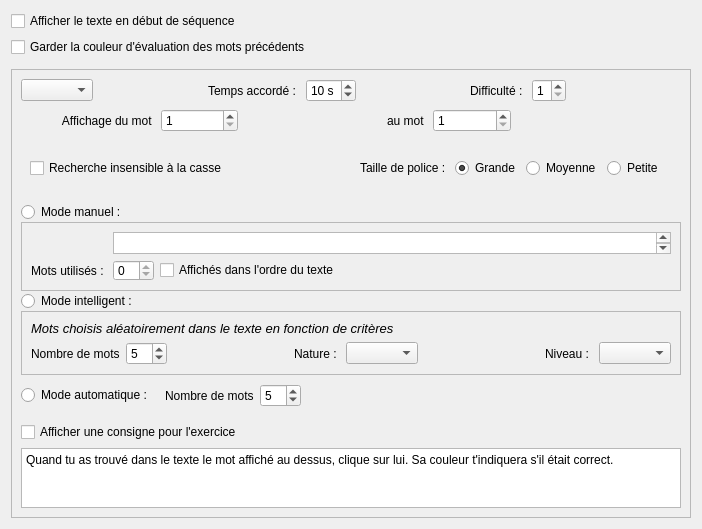
         <widget class="QWidget" name="RRscrollAreaWidgetContents">
          <property name="geometry">
           <rect>
            <x>0</x>
            <y>0</y>
            <width>702</width>
            <height>529</height>
           </rect>
          </property>
          <layout class="QGridLayout" name="gridLayout_29">
           <item row="0" column="0">
            <layout class="QGridLayout" name="gridLayout_10">
             <item row="1" column="0">
              <widget class="QCheckBox" name="RRchbGarderCouleurMotsPasses">
               <property name="toolTip">
                <string>Indique d'une couleur si les mots précédents ont été trouvés</string>
               </property>
               <property name="text">
                <string>Garder la couleur d'évaluation des mots précédents</string>
               </property>
              </widget>
             </item>
             <item row="1" column="3">
              <widget class="AbulEduFlatBoutonV1" name="RRbtnAjouterExercice" native="true">
               <property name="toolTip">
                <string>Permet l'édition d'un nouvel exercice de type Recherche rapide</string>
               </property>
               <property name="text" stdset="0">
                <string>Ajouter un exercice</string>
               </property>
              </widget>
             </item>
             <item row="1" column="1">
              <spacer name="RRhsAjouterExercice">
               <property name="orientation">
                <enum>Qt::Horizontal</enum>
               </property>
               <property name="sizeType">
                <enum>QSizePolicy::Preferred</enum>
               </property>
               <property name="sizeHint" stdset="0">
                <size>
                 <width>40</width>
                 <height>20</height>
                </size>
               </property>
              </spacer>
             </item>
             <item row="0" column="0">
              <widget class="QCheckBox" name="RRchbAfficherTexte">
               <property name="text">
                <string>Afficher le texte en début de séquence</string>
               </property>
              </widget>
             </item>
             <item row="1" column="2">
              <spacer name="horizontalSpacer_51">
               <property name="orientation">
                <enum>Qt::Horizontal</enum>
               </property>
               <property name="sizeHint" stdset="0">
                <size>
                 <width>40</width>
                 <height>20</height>
                </size>
               </property>
              </spacer>
             </item>
             <item row="2" column="0" colspan="3">
              <widget class="AbulEduInstructionV1" name="RRabeInstruction" native="true">
               <property name="minimumSize">
                <size>
                 <width>0</width>
                 <height>0</height>
                </size>
               </property>
              </widget>
             </item>
            </layout>
           </item>
           <item row="1" column="0">
            <widget class="QFrame" name="RRfrParametresExercice">
             <property name="frameShape">
              <enum>QFrame::StyledPanel</enum>
             </property>
             <property name="frameShadow">
              <enum>QFrame::Raised</enum>
             </property>
             <layout class="QVBoxLayout" name="verticalLayout_12">
              <item>
               <layout class="QGridLayout" name="gridLayout_39">
                <item row="0" column="0">
                 <widget class="QComboBox" name="RRcbNumeroExercice"/>
                </item>
                <item row="0" column="2">
                 <widget class="QLabel" name="RRlblTempsAccorde">
                  <property name="text">
                   <string>Temps accordé : </string>
                  </property>
                 </widget>
                </item>
                <item row="0" column="3">
                 <widget class="QSpinBox" name="RRsbTempsAccorde">
                  <property name="suffix">
                   <string> s</string>
                  </property>
                  <property name="minimum">
                   <number>1</number>
                  </property>
                  <property name="maximum">
                   <number>20</number>
                  </property>
                  <property name="value">
                   <number>10</number>
                  </property>
                 </widget>
                </item>
                <item row="0" column="5">
                 <widget class="QLabel" name="RRlblDifficulte">
                  <property name="text">
                   <string>Difficulté : </string>
                  </property>
                 </widget>
                </item>
                <item row="0" column="6">
                 <widget class="QSpinBox" name="RRsbDifficulte">
                  <property name="toolTip">
                   <string>de 1 (très facile) à 5 (très difficile)</string>
                  </property>
                  <property name="minimum">
                   <number>1</number>
                  </property>
                  <property name="maximum">
                   <number>5</number>
                  </property>
                 </widget>
                </item>
                <item row="0" column="8">
                 <widget class="AbulEduFlatBoutonV1" name="RRbtnDeleteCurrentExercise" native="true">
                  <property name="text" stdset="0">
                   <string>Supprimer cet exercice</string>
                  </property>
                 </widget>
                </item>
                <item row="0" column="1">
                 <spacer name="horizontalSpacer_15">
                  <property name="orientation">
                   <enum>Qt::Horizontal</enum>
                  </property>
                  <property name="sizeHint" stdset="0">
                   <size>
                    <width>40</width>
                    <height>20</height>
                   </size>
                  </property>
                 </spacer>
                </item>
                <item row="0" column="4">
                 <spacer name="horizontalSpacer_26">
                  <property name="orientation">
                   <enum>Qt::Horizontal</enum>
                  </property>
                  <property name="sizeHint" stdset="0">
                   <size>
                    <width>40</width>
                    <height>20</height>
                   </size>
                  </property>
                 </spacer>
                </item>
                <item row="0" column="7">
                 <spacer name="horizontalSpacer_27">
                  <property name="orientation">
                   <enum>Qt::Horizontal</enum>
                  </property>
                  <property name="sizeHint" stdset="0">
                   <size>
                    <width>40</width>
                    <height>20</height>
                   </size>
                  </property>
                 </spacer>
                </item>
               </layout>
              </item>
              <item>
               <layout class="QHBoxLayout" name="horizontalLayout">
                <item>
                 <spacer name="horizontalSpacer_22">
                  <property name="orientation">
                   <enum>Qt::Horizontal</enum>
                  </property>
                  <property name="sizeType">
                   <enum>QSizePolicy::Preferred</enum>
                  </property>
                  <property name="sizeHint" stdset="0">
                   <size>
                    <width>40</width>
                    <height>20</height>
                   </size>
                  </property>
                 </spacer>
                </item>
                <item>
                 <widget class="QLabel" name="label">
                  <property name="text">
                   <string>Affichage du mot </string>
                  </property>
                  <property name="alignment">
                   <set>Qt::AlignRight|Qt::AlignTrailing|Qt::AlignVCenter</set>
                  </property>
                 </widget>
                </item>
                <item>
                 <widget class="QSpinBox" name="RRsbMotDebut">
                  <property name="maximumSize">
                   <size>
                    <width>80</width>
                    <height>16777215</height>
                   </size>
                  </property>
                  <property name="accelerated">
                   <bool>true</bool>
                  </property>
                  <property name="minimum">
                   <number>1</number>
                  </property>
                 </widget>
                </item>
                <item>
                 <widget class="QLabel" name="RRlblMotDebut">
                  <property name="enabled">
                   <bool>false</bool>
                  </property>
                  <property name="text">
                   <string/>
                  </property>
                  <property name="indent">
                   <number>10</number>
                  </property>
                 </widget>
                </item>
                <item>
                 <spacer name="horizontalSpacer_20">
                  <property name="orientation">
                   <enum>Qt::Horizontal</enum>
                  </property>
                  <property name="sizeType">
                   <enum>QSizePolicy::Preferred</enum>
                  </property>
                  <property name="sizeHint" stdset="0">
                   <size>
                    <width>22</width>
                    <height>26</height>
                   </size>
                  </property>
                 </spacer>
                </item>
                <item>
                 <widget class="QLabel" name="label_4">
                  <property name="text">
                   <string> au mot </string>
                  </property>
                  <property name="alignment">
                   <set>Qt::AlignRight|Qt::AlignTrailing|Qt::AlignVCenter</set>
                  </property>
                 </widget>
                </item>
                <item>
                 <widget class="QSpinBox" name="RRsbMotFin">
                  <property name="maximumSize">
                   <size>
                    <width>80</width>
                    <height>16777215</height>
                   </size>
                  </property>
                  <property name="accelerated">
                   <bool>true</bool>
                  </property>
                  <property name="minimum">
                   <number>1</number>
                  </property>
                 </widget>
                </item>
                <item>
                 <widget class="QLabel" name="RRlblMotFin">
                  <property name="enabled">
                   <bool>false</bool>
                  </property>
                  <property name="text">
                   <string/>
                  </property>
                  <property name="indent">
                   <number>10</number>
                  </property>
                 </widget>
                </item>
                <item>
                 <spacer name="horizontalSpacer_21">
                  <property name="orientation">
                   <enum>Qt::Horizontal</enum>
                  </property>
                  <property name="sizeType">
                   <enum>QSizePolicy::Preferred</enum>
                  </property>
                  <property name="sizeHint" stdset="0">
                   <size>
                    <width>87</width>
                    <height>26</height>
                   </size>
                  </property>
                 </spacer>
                </item>
               </layout>
              </item>
              <item>
               <widget class="QFrame" name="frame_2">
                <property name="frameShape">
                 <enum>QFrame::NoFrame</enum>
                </property>
                <property name="frameShadow">
                 <enum>QFrame::Raised</enum>
                </property>
                <layout class="QHBoxLayout" name="horizontalLayout_17">
                 <item>
                  <widget class="QCheckBox" name="RRchbInsensibleCasse">
                   <property name="text">
                    <string>Recherche insensible à la casse</string>
                   </property>
                  </widget>
                 </item>
                 <item>
                  <spacer name="horizontalSpacer_52">
                   <property name="orientation">
                    <enum>Qt::Horizontal</enum>
                   </property>
                   <property name="sizeHint" stdset="0">
                    <size>
                     <width>40</width>
                     <height>20</height>
                    </size>
                   </property>
                  </spacer>
                 </item>
                 <item>
                  <widget class="QFrame" name="RRfrmPointSize">
                   <property name="frameShape">
                    <enum>QFrame::NoFrame</enum>
                   </property>
                   <property name="frameShadow">
                    <enum>QFrame::Raised</enum>
                   </property>
                   <layout class="QHBoxLayout" name="horizontalLayout_7">
                    <item>
                     <widget class="QLabel" name="RRlblPointSize">
                      <property name="sizePolicy">
                       <sizepolicy hsizetype="Fixed" vsizetype="Preferred">
                        <horstretch>0</horstretch>
                        <verstretch>0</verstretch>
                       </sizepolicy>
                      </property>
                      <property name="font">
                       <font>
                        <underline>false</underline>
                       </font>
                      </property>
                      <property name="text">
                       <string>Taille de police : </string>
                      </property>
                     </widget>
                    </item>
                    <item>
                     <widget class="QRadioButton" name="RRrbBigPointSize">
                      <property name="text">
                       <string>Grande</string>
                      </property>
                      <property name="checked">
                       <bool>true</bool>
                      </property>
                     </widget>
                    </item>
                    <item>
                     <widget class="QRadioButton" name="RRrbMediumPointSize">
                      <property name="text">
                       <string>Moyenne</string>
                      </property>
                     </widget>
                    </item>
                    <item>
                     <widget class="QRadioButton" name="RRrbLittlePointSize">
                      <property name="text">
                       <string>Petite</string>
                      </property>
                     </widget>
                    </item>
                   </layout>
                  </widget>
                 </item>
                </layout>
               </widget>
              </item>
              <item>
               <widget class="QFrame" name="RRfrmModes">
                <property name="minimumSize">
                 <size>
                  <width>0</width>
                  <height>200</height>
                 </size>
                </property>
                <property name="frameShape">
                 <enum>QFrame::NoFrame</enum>
                </property>
                <property name="frameShadow">
                 <enum>QFrame::Raised</enum>
                </property>
                <layout class="QVBoxLayout" name="verticalLayout_20">
                 <property name="spacing">
                  <number>0</number>
                 </property>
                 <property name="leftMargin">
                  <number>0</number>
                 </property>
                 <property name="topMargin">
                  <number>0</number>
                 </property>
                 <property name="rightMargin">
                  <number>0</number>
                 </property>
                 <property name="bottomMargin">
                  <number>0</number>
                 </property>
                 <item>
                  <layout class="QVBoxLayout" name="verticalLayout_5">
                   <item>
                    <widget class="QRadioButton" name="RRrbModeManuel">
                     <property name="toolTip">
                      <string>Choix manuel des mots</string>
                     </property>
                     <property name="text">
                      <string>Mode manuel : </string>
                     </property>
                     <property name="checked">
                      <bool>false</bool>
                     </property>
                    </widget>
                   </item>
                   <item>
                    <widget class="QFrame" name="RRfrModeManuel">
                     <property name="frameShape">
                      <enum>QFrame::StyledPanel</enum>
                     </property>
                     <property name="frameShadow">
                      <enum>QFrame::Raised</enum>
                     </property>
                     <layout class="QGridLayout" name="gridLayout_11">
                      <item row="0" column="1" colspan="3">
                       <widget class="QTextEdit" name="RRteMotsModeManuel">
                        <property name="maximumSize">
                         <size>
                          <width>16777215</width>
                          <height>70</height>
                         </size>
                        </property>
                       </widget>
                      </item>
                      <item row="0" column="0">
                       <widget class="AbulEduFlatBoutonV1" name="RRbtnChoixMots" native="true">
                        <property name="toolTip">
                         <string>Permet de choisir les mots dans le texte</string>
                        </property>
                        <property name="text" stdset="0">
                         <string>Choix</string>
                        </property>
                       </widget>
                      </item>
                      <item row="1" column="0">
                       <widget class="QLabel" name="RRlblNbMotsManuel">
                        <property name="text">
                         <string>Mots utilisés : </string>
                        </property>
                       </widget>
                      </item>
                      <item row="1" column="1">
                       <widget class="QSpinBox" name="RRsbNbMotsManuel">
                        <property name="toolTip">
                         <string>Nombre de mots utilisés parmi ceux choisis</string>
                        </property>
                        <property name="readOnly">
                         <bool>true</bool>
                        </property>
                       </widget>
                      </item>
                      <item row="1" column="3">
                       <spacer name="RRhsModeManuel">
                        <property name="orientation">
                         <enum>Qt::Horizontal</enum>
                        </property>
                        <property name="sizeHint" stdset="0">
                         <size>
                          <width>561</width>
                          <height>16</height>
                         </size>
                        </property>
                       </spacer>
                      </item>
                      <item row="1" column="2">
                       <widget class="QCheckBox" name="RRchbOrdreModeManuel">
                        <property name="text">
                         <string>Affichés dans l'ordre du texte</string>
                        </property>
                       </widget>
                      </item>
                     </layout>
                    </widget>
                   </item>
                  </layout>
                 </item>
                 <item>
                  <layout class="QVBoxLayout" name="verticalLayout_8">
                   <item>
                    <widget class="QRadioButton" name="RRrbModeIntelligent">
                     <property name="toolTip">
                      <string>Choix aléatoire de mots mais avec des critères</string>
                     </property>
                     <property name="text">
                      <string>Mode intelligent : </string>
                     </property>
                    </widget>
                   </item>
                   <item>
                    <widget class="QFrame" name="RRfrModeIntelligent">
                     <property name="frameShape">
                      <enum>QFrame::StyledPanel</enum>
                     </property>
                     <property name="frameShadow">
                      <enum>QFrame::Raised</enum>
                     </property>
                     <layout class="QGridLayout" name="gridLayout_15">
                      <item row="1" column="0" colspan="2">
                       <widget class="QLabel" name="RRlblNombreMotsIntelligent">
                        <property name="text">
                         <string>Nombre de mots</string>
                        </property>
                       </widget>
                      </item>
                      <item row="1" column="2">
                       <widget class="QSpinBox" name="RRsbNbMotsIntelligent">
                        <property name="toolTip">
                         <string>Nombre de mots pris dans le texte</string>
                        </property>
                        <property name="value">
                         <number>5</number>
                        </property>
                       </widget>
                      </item>
                      <item row="1" column="3">
                       <spacer name="RRhsNbMotsModeIntelligent">
                        <property name="orientation">
                         <enum>Qt::Horizontal</enum>
                        </property>
                        <property name="sizeHint" stdset="0">
                         <size>
                          <width>195</width>
                          <height>17</height>
                         </size>
                        </property>
                       </spacer>
                      </item>
                      <item row="1" column="5" colspan="2">
                       <widget class="QComboBox" name="RRcbNature">
                        <property name="toolTip">
                         <string>Nature grammaticale des mots utilisés</string>
                        </property>
                       </widget>
                      </item>
                      <item row="1" column="8">
                       <widget class="QLabel" name="RRlblNiveau">
                        <property name="text">
                         <string>Niveau : </string>
                        </property>
                       </widget>
                      </item>
                      <item row="1" column="9">
                       <widget class="QComboBox" name="RRcbNiveau">
                        <property name="toolTip">
                         <string>Mots à choisir dans les mots de niveau...</string>
                        </property>
                       </widget>
                      </item>
                      <item row="1" column="7">
                       <spacer name="RRhsNiveauModeIntelligent">
                        <property name="orientation">
                         <enum>Qt::Horizontal</enum>
                        </property>
                        <property name="sizeHint" stdset="0">
                         <size>
                          <width>195</width>
                          <height>16</height>
                         </size>
                        </property>
                       </spacer>
                      </item>
                      <item row="1" column="4">
                       <widget class="QLabel" name="RRlblNature">
                        <property name="text">
                         <string>Nature : </string>
                        </property>
                       </widget>
                      </item>
                      <item row="0" column="0" colspan="10">
                       <widget class="QLabel" name="label_7">
                        <property name="font">
                         <font>
                          <family>Liberation Sans</family>
                          <pointsize>10</pointsize>
                          <italic>true</italic>
                         </font>
                        </property>
                        <property name="text">
                         <string>Mots choisis aléatoirement dans le texte en fonction de critères</string>
                        </property>
                       </widget>
                      </item>
                     </layout>
                    </widget>
                   </item>
                  </layout>
                 </item>
                 <item>
                  <layout class="QHBoxLayout" name="horizontalLayout_10">
                   <item>
                    <widget class="QRadioButton" name="RRrbModeAutomatique">
                     <property name="toolTip">
                      <string>Choix aléatoire de mots</string>
                     </property>
                     <property name="text">
                      <string>Mode automatique : </string>
                     </property>
                     <property name="checked">
                      <bool>false</bool>
                     </property>
                    </widget>
                   </item>
                   <item>
                    <widget class="QFrame" name="RRfrModeAutomatique">
                     <property name="enabled">
                      <bool>true</bool>
                     </property>
                     <property name="frameShape">
                      <enum>QFrame::NoFrame</enum>
                     </property>
                     <property name="frameShadow">
                      <enum>QFrame::Raised</enum>
                     </property>
                     <layout class="QHBoxLayout" name="horizontalLayout_11">
                      <item>
                       <widget class="QLabel" name="RRlblNbMotsAutomatique">
                        <property name="text">
                         <string>Nombre de mots</string>
                        </property>
                       </widget>
                      </item>
                      <item>
                       <widget class="QSpinBox" name="RRsbNbMotsAutomatique">
                        <property name="toolTip">
                         <string>Nombre de mots pris dans le texte</string>
                        </property>
                        <property name="value">
                         <number>5</number>
                        </property>
                       </widget>
                      </item>
                     </layout>
                    </widget>
                   </item>
                   <item>
                    <spacer name="RRhsModeAutomatique">
                     <property name="orientation">
                      <enum>Qt::Horizontal</enum>
                     </property>
                     <property name="sizeHint" stdset="0">
                      <size>
                       <width>40</width>
                       <height>20</height>
                      </size>
                     </property>
                    </spacer>
                   </item>
                  </layout>
                 </item>
                </layout>
                <zorder></zorder>
                <zorder></zorder>
                <zorder></zorder>
               </widget>
              </item>
              <item>
               <widget class="QCheckBox" name="RRchbAfficherConsigneExercice">
                <property name="text">
                 <string>Afficher une consigne pour l'exercice</string>
                </property>
               </widget>
              </item>
              <item>
               <widget class="QTextEdit" name="RRteConsigneExercice">
                <property name="enabled">
                 <bool>true</bool>
                </property>
                <property name="maximumSize">
                 <size>
                  <width>16777215</width>
                  <height>60</height>
                 </size>
                </property>
                <property name="html">
                 <string>&lt;!DOCTYPE HTML PUBLIC &quot;-//W3C//DTD HTML 4.0//EN&quot; &quot;http://www.w3.org/TR/REC-html40/strict.dtd&quot;&gt;
&lt;html&gt;&lt;head&gt;&lt;meta name=&quot;qrichtext&quot; content=&quot;1&quot; /&gt;&lt;style type=&quot;text/css&quot;&gt;
p, li { white-space: pre-wrap; }
&lt;/style&gt;&lt;/head&gt;&lt;body style=&quot; font-family:'Ubuntu'; font-size:11pt; font-weight:400; font-style:normal;&quot;&gt;
&lt;p style=&quot; margin-top:0px; margin-bottom:0px; margin-left:0px; margin-right:0px; -qt-block-indent:0; text-indent:0px;&quot;&gt;&lt;span style=&quot; font-family:'Sans Serif'; font-size:9pt;&quot;&gt;Quand tu as trouvé dans le texte le mot affiché au dessus, clique sur lui. Sa couleur t'indiquera s'il était correct.&lt;/span&gt;&lt;/p&gt;&lt;/body&gt;&lt;/html&gt;</string>
                </property>
               </widget>
              </item>
             </layout>
             <zorder>RRteConsigneExercice</zorder>
             <zorder>RRchbAfficherConsigneExercice</zorder>
             <zorder>frame_2</zorder>
             <zorder>RRfrmModes</zorder>
            </widget>
           </item>
          </layout>
         </widget>
